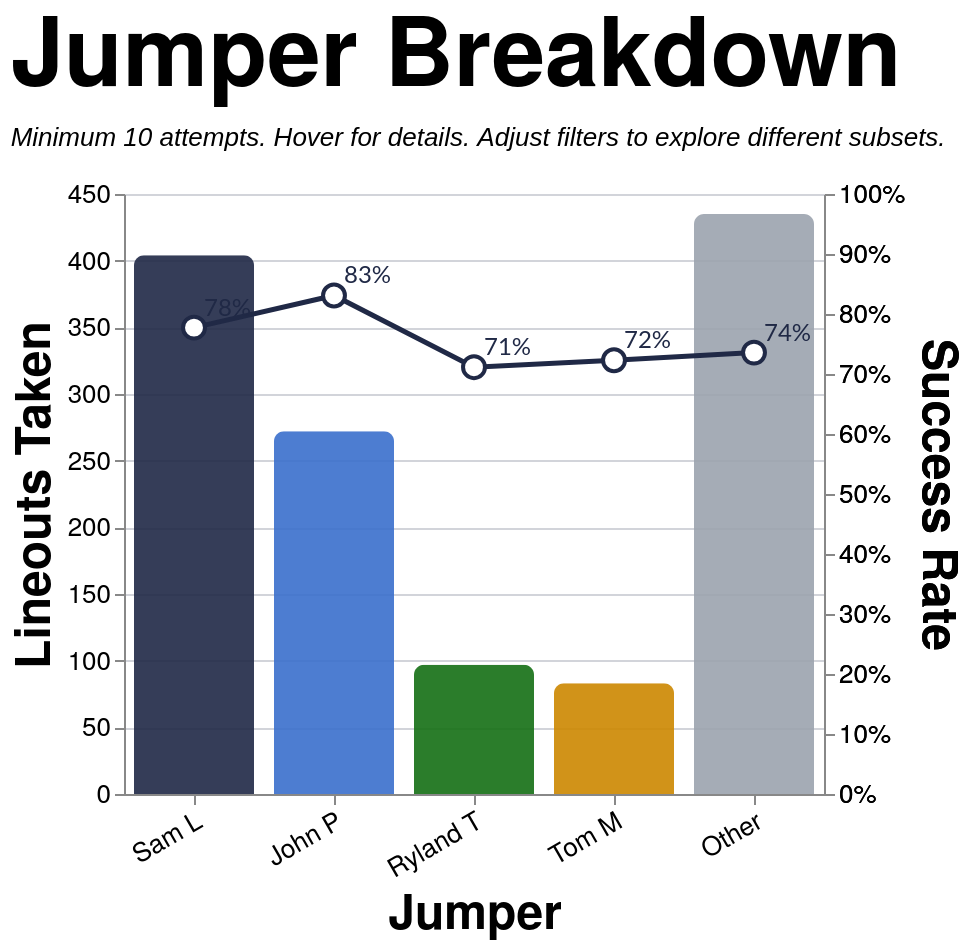

Vega-Lite specification stored for this chart:
### Vega-Lite specification from a JSON file in a GitHub repository (floating-point values rounded to 4 significant figures; data arrays with more than 128 entries replaced by an {"elided": "..."} marker saying what was removed)
{"config": {"axis": {"labelFont": "PT Sans Narrow, Helvetica Neue, Helvetica, Arial, sans-serif", "titleFont": "PT Sans Narrow, Helvetica Neue, Helvetica, Arial, sans-serif", "labelFontSize": 13, "titleFontSize": 24, "gridColor": "#202947", "gridOpacity": 0.2, "zindex": 1}, "text": {"font": "Lato, sans-serif"}, "bar": {"cornerRadiusEnd": 5}, "header": {"labelFont": "PT Sans Narrow, Helvetica Neue, Helvetica, Arial, sans-serif", "titleFont": "PT Sans Narrow, Helvetica Neue, Helvetica, Arial, sans-serif", "labelFontSize": 24, "titleFontSize": 28, "labelFontWeight": "bold", "orient": "left"}, "legend": {"labelFont": "PT Sans Narrow, Helvetica Neue, Helvetica, Arial, sans-serif", "titleFont": "PT Sans Narrow, Helvetica Neue, Helvetica, Arial, sans-serif", "labelFontSize": 14, "titleFontSize": 16, "titlePadding": 5, "fillColor": "white", "strokeColor": "black", "padding": 10, "titleFontWeight": "lighter", "titleFontStyle": "italic", "titleColor": "gray", "offset": 10}, "title": {"font": "PT Sans Narrow, Helvetica Neue, Helvetica, Arial, sans-serif", "fontSize": 48, "fontWeight": "bold", "anchor": "start", "align": "center", "titlePadding": 20, "subtitlePadding": 10, "subtitleFontSize": 13, "subtitleColor": "", "subtitleFontStyle": "italic", "offset": 15, "color": "black"}, "axisX": {"labelAngle": 0}, "facet": {"title": null, "header": null, "align": {"row": "each", "column": "each"}}, "resolve": {"scale": {"y": "independent", "facet": "independent"}}, "background": "transparent", "scale": {"offsetBandPaddingOuter": 0.2, "offsetBandPaddingInner": 0.1}, "view": {"stroke": null, "background": "transparent"}}, "layer": [{"mark": {"type": "bar", "opacity": 0.9, "size": 60}, "encoding": {"color": {"field": "jumper_tier", "legend": null, "scale": {"domain": ["Sam L", "John P", "Ryland T", "Tom M", "Other"], "range": ["#202946", "#3a6fcc", "#146f14", "#cc8800", "#9ca3af"]}, "type": "nominal"}, "stroke": {"value": "transparent"}, "tooltip": [{"field": "jumper_tier_name", "title": "Jumper", "type": "nominal"}, {"field": "attempts", "format": ",.0f", "title": "Attempts", "type": "quantitative"}, {"field": "won", "format": ",.0f", "title": "Won", "type": "quantitative"}, {"field": "success_rate", "format": ".1%", "title": "Success Rate", "type": "quantitative"}], "x": {"axis": {"labelAngle": -30}, "field": "jumper_tier", "sort": ["Sam L", "John P", "Ryland T", "Tom M", "Other"], "title": "Jumper", "type": "nominal"}, "y": {"field": "attempts", "title": "Lineouts Taken", "type": "quantitative"}}, "transform": [{"filter": "(loSquad == 'All' || datum.squad == loSquad) && (loSeason == 'All' || datum.season == loSeason) && (loGameType == 'All' || (loGameType == 'League + Cup' && (datum.game_type == 'League' || datum.game_type == 'Cup')) || (loGameType == 'League only' && datum.game_type == 'League') || datum.game_type == loGameType) && (loThrower == 'All' || datum.thrower == loThrower) && (loJumper == 'All' || datum.jumper == loJumper) && (loArea == 'All' || datum.area == loArea) && (loNumbers == 'All' || datum.numbers == loNumbers)"}, {"aggregate": [{"op": "count", "as": "attempts"}, {"op": "sum", "field": "won", "as": "won"}], "groupby": ["jumper_tier", "jumper_tier_name"]}, {"calculate": "datum.won / datum.attempts", "as": "success_rate"}]}, {"mark": {"type": "line", "point": {"fill": "white", "filled": false, "size": 120, "stroke": "#202946"}, "stroke": "#202946", "strokeWidth": 2.5}, "encoding": {"tooltip": [{"field": "jumper_tier_name", "title": "Jumper", "type": "nominal"}, {"field": "attempts", "format": ",.0f", "title": "Attempts", "type": "quantitative"}, {"field": "won", "format": ",.0f", "title": "Won", "type": "quantitative"}, {"field": "success_rate", "format": ".1%", "title": "Success Rate", "type": "quantitative"}], "x": {"axis": {"labelAngle": -30}, "field": "jumper_tier", "sort": ["Sam L", "John P", "Ryland T", "Tom M", "Other"], "title": "Jumper", "type": "nominal"}, "y": {"axis": {"format": "%", "orient": "right"}, "field": "success_rate", "scale": {"domain": [0, 1]}, "title": "Success Rate", "type": "quantitative"}}, "transform": [{"filter": "(loSquad == 'All' || datum.squad == loSquad) && (loSeason == 'All' || datum.season == loSeason) && (loGameType == 'All' || (loGameType == 'League + Cup' && (datum.game_type == 'League' || datum.game_type == 'Cup')) || (loGameType == 'League only' && datum.game_type == 'League') || datum.game_type == loGameType) && (loThrower == 'All' || datum.thrower == loThrower) && (loJumper == 'All' || datum.jumper == loJumper) && (loArea == 'All' || datum.area == loArea) && (loNumbers == 'All' || datum.numbers == loNumbers)"}, {"aggregate": [{"op": "count", "as": "attempts"}, {"op": "sum", "field": "won", "as": "won"}], "groupby": ["jumper_tier", "jumper_tier_name"]}, {"calculate": "datum.won / datum.attempts", "as": "success_rate"}]}, {"mark": {"type": "text", "align": "left", "baseline": "middle", "color": "#202946", "dx": 5, "dy": -10, "fontSize": 12}, "encoding": {"text": {"field": "success_rate", "format": ".0%", "type": "quantitative"}, "x": {"axis": {"labelAngle": -30}, "field": "jumper_tier", "sort": ["Sam L", "John P", "Ryland T", "Tom M", "Other"], "title": "Jumper", "type": "nominal"}, "y": {"axis": {"format": "%", "orient": "right"}, "field": "success_rate", "scale": {"domain": [0, 1]}, "title": "Success Rate", "type": "quantitative"}}, "transform": [{"filter": "(loSquad == 'All' || datum.squad == loSquad) && (loSeason == 'All' || datum.season == loSeason) && (loGameType == 'All' || (loGameType == 'League + Cup' && (datum.game_type == 'League' || datum.game_type == 'Cup')) || (loGameType == 'League only' && datum.game_type == 'League') || datum.game_type == loGameType) && (loThrower == 'All' || datum.thrower == loThrower) && (loJumper == 'All' || datum.jumper == loJumper) && (loArea == 'All' || datum.area == loArea) && (loNumbers == 'All' || datum.numbers == loNumbers)"}, {"aggregate": [{"op": "count", "as": "attempts"}, {"op": "sum", "field": "won", "as": "won"}], "groupby": ["jumper_tier", "jumper_tier_name"]}, {"calculate": "datum.won / datum.attempts", "as": "success_rate"}]}], "data": {"name": "data-d060358b0c7f7518d4fb220f4dd25dd7"}, "height": 300, "params": [{"name": "loSquad", "value": "All"}, {"name": "loSeason", "value": "All"}, {"name": "loGameType", "value": "All"}, {"name": "loThrower", "value": "All"}, {"name": "loJumper", "value": "All"}, {"name": "loArea", "value": "All"}, {"name": "loNumbers", "value": "All"}], "resolve": {"scale": {"y": "independent"}}, "title": {"text": "Jumper Breakdown", "subtitle": "Minimum 10 attempts. Hover for details. Adjust filters to explore different subsets."}, "width": {"step": 70}, "$schema": "https://vega.github.io/schema/vega-lite/v5.20.1.json", "datasets": {"data-d060358b0c7f7518d4fb220f4dd25dd7": {"elided": "1291 records"}}}
